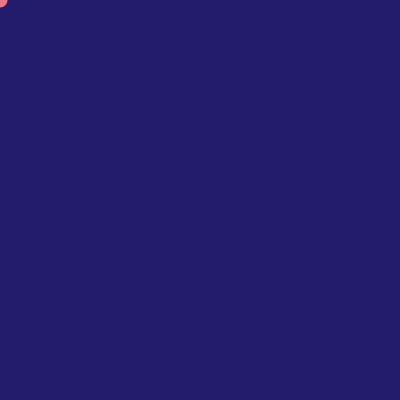
Frame 1 (no input)
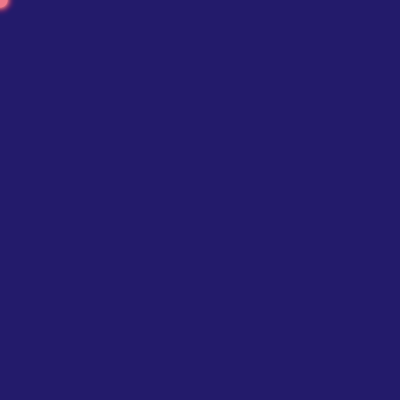
Frame 60 (the mouse pressed at the canvas centre just before this capture)
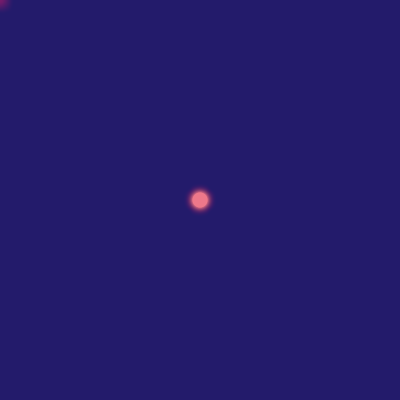
Frame 120 (the mouse held since frame 60 and released just before this capture)

The Processing sketch that drew these frames (run headless with seeded random() and noise(); from frame 60 on, the mouse is pressed at the canvas centre):

// Processing sketch: Ex_1_creatingmanythings_4
// ── Ex_1_creatingmanythings_4.pde
/**
 * インタラクティブなマウスの軌跡を描画
 */
PVector[] ellipses = new PVector[60];

void setup() {
    size(400, 400);
    background(35, 27, 107);
    noStroke();

    // 配列 ellipses を初期化
    for (int i = 0; i < ellipses.length; i++) {
        ellipses[i] = new PVector();
    }
}

void draw() {
    filter(BLUR, 1);

    // 配列から位置を 1 つずつ取り出す
    PVector p = ellipses[frameCount % ellipses.length];

    // マウスが押されていたらマウスの位置をセット
    if (mousePressed) {
        p.set(mouseX, mouseY);
    }

    // その位置に描画
    fill(238, 120, 138, 250);
    ellipse(p.x, p.y, 15, 15);
}
